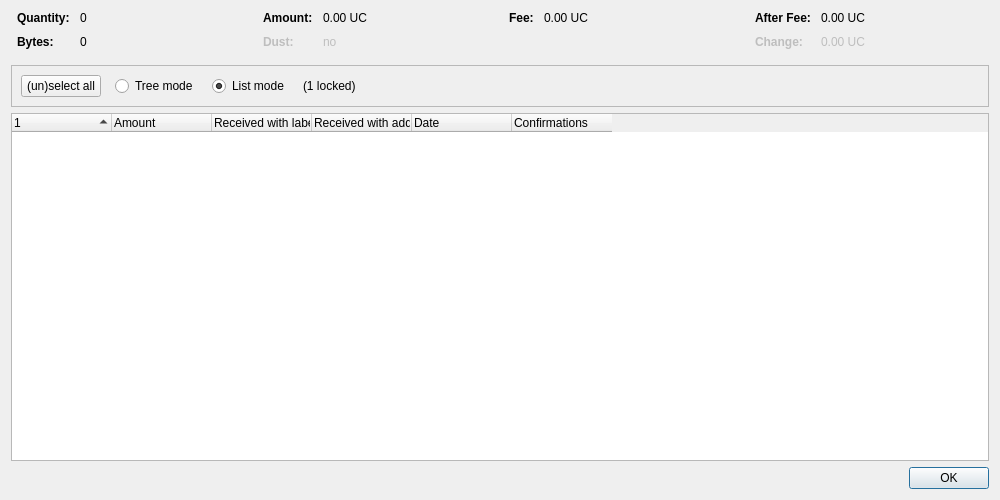
<?xml version="1.0" encoding="UTF-8"?>
<ui version="4.0">
 <class>CoinControlDialog</class>
 <widget class="QDialog" name="CoinControlDialog">
  <property name="geometry">
   <rect>
    <x>0</x>
    <y>0</y>
    <width>1000</width>
    <height>500</height>
   </rect>
  </property>
  <property name="windowTitle">
   <string>Coin Selection</string>
  </property>
  <layout class="QVBoxLayout" name="verticalLayout">
   <item>
    <layout class="QHBoxLayout" name="horizontalLayoutTop" stretch="0,0,0,0">
     <property name="topMargin">
      <number>0</number>
     </property>
     <property name="bottomMargin">
      <number>10</number>
     </property>
     <item>
      <layout class="QFormLayout" name="formLayoutCoinControl1">
       <property name="horizontalSpacing">
        <number>10</number>
       </property>
       <property name="verticalSpacing">
        <number>10</number>
       </property>
       <property name="leftMargin">
        <number>6</number>
       </property>
       <property name="rightMargin">
        <number>6</number>
       </property>
       <item row="0" column="0">
        <widget class="QLabel" name="labelCoinControlQuantityText">
         <property name="font">
          <font>
           <weight>75</weight>
           <bold>true</bold>
          </font>
         </property>
         <property name="text">
          <string>Quantity:</string>
         </property>
        </widget>
       </item>
       <item row="0" column="1">
        <widget class="QLabel" name="labelCoinControlQuantity">
         <property name="cursor">
          <cursorShape>IBeamCursor</cursorShape>
         </property>
         <property name="contextMenuPolicy">
          <enum>Qt::ActionsContextMenu</enum>
         </property>
         <property name="text">
          <string notr="true">0</string>
         </property>
         <property name="textInteractionFlags">
          <set>Qt::LinksAccessibleByMouse|Qt::TextSelectableByKeyboard|Qt::TextSelectableByMouse</set>
         </property>
        </widget>
       </item>
       <item row="1" column="0">
        <widget class="QLabel" name="labelCoinControlBytesText">
         <property name="font">
          <font>
           <weight>75</weight>
           <bold>true</bold>
          </font>
         </property>
         <property name="text">
          <string>Bytes:</string>
         </property>
        </widget>
       </item>
       <item row="1" column="1">
        <widget class="QLabel" name="labelCoinControlBytes">
         <property name="cursor">
          <cursorShape>IBeamCursor</cursorShape>
         </property>
         <property name="contextMenuPolicy">
          <enum>Qt::ActionsContextMenu</enum>
         </property>
         <property name="text">
          <string notr="true">0</string>
         </property>
         <property name="textInteractionFlags">
          <set>Qt::LinksAccessibleByMouse|Qt::TextSelectableByKeyboard|Qt::TextSelectableByMouse</set>
         </property>
        </widget>
       </item>
      </layout>
     </item>
     <item>
      <layout class="QFormLayout" name="formLayoutCoinControl2">
       <property name="horizontalSpacing">
        <number>10</number>
       </property>
       <property name="verticalSpacing">
        <number>10</number>
       </property>
       <property name="leftMargin">
        <number>6</number>
       </property>
       <property name="rightMargin">
        <number>6</number>
       </property>
       <item row="0" column="0">
        <widget class="QLabel" name="labelCoinControlAmountText">
         <property name="font">
          <font>
           <weight>75</weight>
           <bold>true</bold>
          </font>
         </property>
         <property name="text">
          <string>Amount:</string>
         </property>
        </widget>
       </item>
       <item row="0" column="1">
        <widget class="QLabel" name="labelCoinControlAmount">
         <property name="cursor">
          <cursorShape>IBeamCursor</cursorShape>
         </property>
         <property name="contextMenuPolicy">
          <enum>Qt::ActionsContextMenu</enum>
         </property>
         <property name="text">
          <string notr="true">0.00 UC</string>
         </property>
         <property name="textInteractionFlags">
          <set>Qt::LinksAccessibleByMouse|Qt::TextSelectableByKeyboard|Qt::TextSelectableByMouse</set>
         </property>
        </widget>
       </item>
       <item row="1" column="0">
        <widget class="QLabel" name="labelCoinControlLowOutputText">
         <property name="enabled">
          <bool>false</bool>
         </property>
         <property name="font">
          <font>
           <weight>75</weight>
           <bold>true</bold>
          </font>
         </property>
         <property name="text">
          <string>Dust:</string>
         </property>
        </widget>
       </item>
       <item row="1" column="1">
        <widget class="QLabel" name="labelCoinControlLowOutput">
         <property name="enabled">
          <bool>false</bool>
         </property>
         <property name="cursor">
          <cursorShape>IBeamCursor</cursorShape>
         </property>
         <property name="contextMenuPolicy">
          <enum>Qt::ActionsContextMenu</enum>
         </property>
         <property name="text">
          <string notr="true">no</string>
         </property>
         <property name="textInteractionFlags">
          <set>Qt::LinksAccessibleByMouse|Qt::TextSelectableByKeyboard|Qt::TextSelectableByMouse</set>
         </property>
        </widget>
       </item>
      </layout>
     </item>
     <item>
      <layout class="QFormLayout" name="formLayoutCoinControl3">
       <property name="horizontalSpacing">
        <number>10</number>
       </property>
       <property name="verticalSpacing">
        <number>10</number>
       </property>
       <property name="leftMargin">
        <number>6</number>
       </property>
       <property name="rightMargin">
        <number>6</number>
       </property>
       <item row="0" column="0">
        <widget class="QLabel" name="labelCoinControlFeeText">
         <property name="font">
          <font>
           <weight>75</weight>
           <bold>true</bold>
          </font>
         </property>
         <property name="text">
          <string>Fee:</string>
         </property>
        </widget>
       </item>
       <item row="0" column="1">
        <widget class="QLabel" name="labelCoinControlFee">
         <property name="cursor">
          <cursorShape>IBeamCursor</cursorShape>
         </property>
         <property name="contextMenuPolicy">
          <enum>Qt::ActionsContextMenu</enum>
         </property>
         <property name="text">
          <string notr="true">0.00 UC</string>
         </property>
         <property name="textInteractionFlags">
          <set>Qt::LinksAccessibleByMouse|Qt::TextSelectableByKeyboard|Qt::TextSelectableByMouse</set>
         </property>
        </widget>
       </item>
      </layout>
     </item>
     <item>
      <layout class="QFormLayout" name="formLayoutCoinControl4">
       <property name="horizontalSpacing">
        <number>10</number>
       </property>
       <property name="verticalSpacing">
        <number>10</number>
       </property>
       <property name="leftMargin">
        <number>6</number>
       </property>
       <property name="rightMargin">
        <number>6</number>
       </property>
       <item row="0" column="0">
        <widget class="QLabel" name="labelCoinControlAfterFeeText">
         <property name="font">
          <font>
           <weight>75</weight>
           <bold>true</bold>
          </font>
         </property>
         <property name="text">
          <string>After Fee:</string>
         </property>
        </widget>
       </item>
       <item row="0" column="1">
        <widget class="QLabel" name="labelCoinControlAfterFee">
         <property name="cursor">
          <cursorShape>IBeamCursor</cursorShape>
         </property>
         <property name="contextMenuPolicy">
          <enum>Qt::ActionsContextMenu</enum>
         </property>
         <property name="text">
          <string notr="true">0.00 UC</string>
         </property>
         <property name="textInteractionFlags">
          <set>Qt::LinksAccessibleByMouse|Qt::TextSelectableByKeyboard|Qt::TextSelectableByMouse</set>
         </property>
        </widget>
       </item>
       <item row="1" column="0">
        <widget class="QLabel" name="labelCoinControlChangeText">
         <property name="enabled">
          <bool>false</bool>
         </property>
         <property name="font">
          <font>
           <weight>75</weight>
           <bold>true</bold>
          </font>
         </property>
         <property name="text">
          <string>Change:</string>
         </property>
        </widget>
       </item>
       <item row="1" column="1">
        <widget class="QLabel" name="labelCoinControlChange">
         <property name="enabled">
          <bool>false</bool>
         </property>
         <property name="cursor">
          <cursorShape>IBeamCursor</cursorShape>
         </property>
         <property name="contextMenuPolicy">
          <enum>Qt::ActionsContextMenu</enum>
         </property>
         <property name="text">
          <string notr="true">0.00 UC</string>
         </property>
         <property name="textInteractionFlags">
          <set>Qt::LinksAccessibleByMouse|Qt::TextSelectableByKeyboard|Qt::TextSelectableByMouse</set>
         </property>
        </widget>
       </item>
      </layout>
     </item>
    </layout>
   </item>
   <item>
    <widget class="QFrame" name="frame">
     <property name="minimumSize">
      <size>
       <width>0</width>
       <height>40</height>
      </size>
     </property>
     <property name="frameShape">
      <enum>QFrame::StyledPanel</enum>
     </property>
     <property name="frameShadow">
      <enum>QFrame::Sunken</enum>
     </property>
     <layout class="QHBoxLayout" name="horizontalLayout">
      <item>
       <layout class="QHBoxLayout" name="horizontalLayoutPanel" stretch="0,0,0,0,0">
        <property name="spacing">
         <number>14</number>
        </property>
        <item>
         <widget class="QPushButton" name="pushButtonSelectAll">
          <property name="sizePolicy">
           <sizepolicy hsizetype="Maximum" vsizetype="Fixed">
            <horstretch>0</horstretch>
            <verstretch>0</verstretch>
           </sizepolicy>
          </property>
          <property name="text">
           <string>(un)select all</string>
          </property>
          <property name="autoDefault">
           <bool>false</bool>
          </property>
         </widget>
        </item>
        <item>
         <widget class="QRadioButton" name="radioTreeMode">
          <property name="sizePolicy">
           <sizepolicy hsizetype="Maximum" vsizetype="Fixed">
            <horstretch>0</horstretch>
            <verstretch>0</verstretch>
           </sizepolicy>
          </property>
          <property name="text">
           <string>Tree mode</string>
          </property>
         </widget>
        </item>
        <item>
         <widget class="QRadioButton" name="radioListMode">
          <property name="sizePolicy">
           <sizepolicy hsizetype="Maximum" vsizetype="Fixed">
            <horstretch>0</horstretch>
            <verstretch>0</verstretch>
           </sizepolicy>
          </property>
          <property name="text">
           <string>List mode</string>
          </property>
          <property name="checked">
           <bool>true</bool>
          </property>
         </widget>
        </item>
        <item>
         <widget class="QLabel" name="labelLocked">
          <property name="text">
           <string notr="true">(1 locked)</string>
          </property>
         </widget>
        </item>
        <item>
         <spacer name="horizontalSpacer">
          <property name="orientation">
           <enum>Qt::Horizontal</enum>
          </property>
          <property name="sizeHint" stdset="0">
           <size>
            <width>40</width>
            <height>20</height>
           </size>
          </property>
         </spacer>
        </item>
       </layout>
      </item>
     </layout>
    </widget>
   </item>
   <item>
    <widget class="CoinControlTreeWidget" name="treeWidget">
     <property name="contextMenuPolicy">
      <enum>Qt::CustomContextMenu</enum>
     </property>
     <property name="sortingEnabled">
      <bool>false</bool>
     </property>
     <property name="columnCount">
      <number>6</number>
     </property>
     <attribute name="headerShowSortIndicator" stdset="0">
      <bool>true</bool>
     </attribute>
     <attribute name="headerStretchLastSection">
      <bool>false</bool>
     </attribute>
     <column>
      <property name="text">
       <string/>
      </property>
     </column>
     <column>
      <property name="text">
       <string>Amount</string>
      </property>
     </column>
     <column>
      <property name="text">
       <string>Received with label</string>
      </property>
     </column>
     <column>
      <property name="text">
       <string>Received with address</string>
      </property>
     </column>
     <column>
      <property name="text">
       <string>Date</string>
      </property>
     </column>
     <column>
      <property name="text">
       <string>Confirmations</string>
      </property>
      <property name="toolTip">
       <string>Confirmed</string>
      </property>
     </column>
     <column>
      <property name="text">
       <string/>
      </property>
     </column>
     <column>
      <property name="text">
       <string/>
      </property>
     </column>
     <column>
      <property name="text">
       <string/>
      </property>
     </column>
     <column>
      <property name="text">
       <string/>
      </property>
     </column>
    </widget>
   </item>
   <item>
    <widget class="QDialogButtonBox" name="buttonBox">
     <property name="orientation">
      <enum>Qt::Horizontal</enum>
     </property>
     <property name="standardButtons">
      <set>QDialogButtonBox::Ok</set>
     </property>
    </widget>
   </item>
  </layout>
 </widget>
 <customwidgets>
  <customwidget>
   <class>CoinControlTreeWidget</class>
   <extends>QTreeWidget</extends>
   <header>qt/coincontroltreewidget.h</header>
  </customwidget>
 </customwidgets>
 <resources/>
 <connections/>
</ui>
